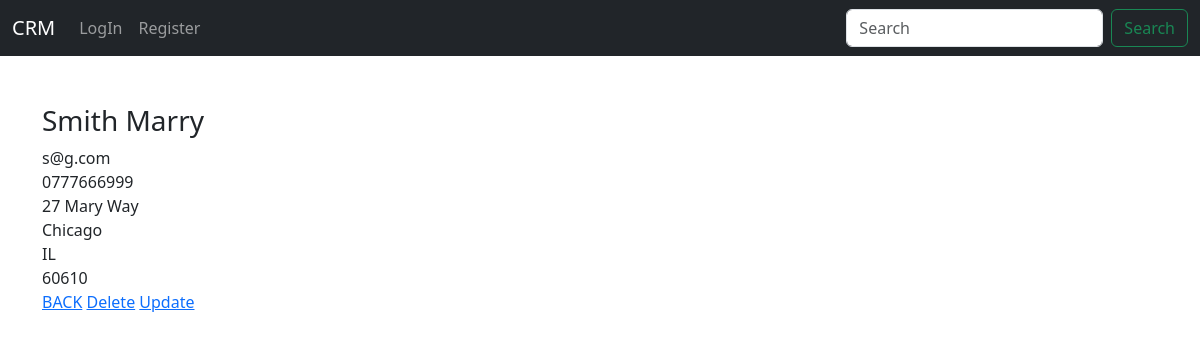
Screenshot of /cusotomer_record/2 with the database file from the repository.
### website/models.py (models this page shows)
class Record(models.Model):
	created_at = models.DateTimeField(auto_now_add=True)
	first_name = models.CharField(max_length=50)
	last_name = models.CharField(max_length=50)
	email = models.EmailField(max_length=50)
	phone = models.CharField(max_length=50)
	address = models.CharField(max_length=50)
	city = models.CharField(max_length=50)
	state = models.CharField(max_length=50)
	zipcode = models.CharField(max_length=20)
	def __str__(self):
		return f'{self.first_name} {self.last_name}'

### website/views.py (the view)
# urls.py: path("cusotomer_record/<int:pk>", views.customer_record, name='customer-record'),
def customer_record(request, pk):
	cust_rec = Record.objects.get(id=pk)
	context = {"cust_rec": cust_rec}
	return render(request, 'customer_record.html', context=context)

### templates/customer_record.html (shortened to what this page needs)
{% extends "base.html" %}
{% block content %}
 <br>
 <br>
    <h3> {{cust_rec.first_name}} {{cust_rec.last_name}} </h3>
    {{cust_rec.email}}<br>
    {{cust_rec.phone}}<br>
    {{cust_rec.address}}<br>
    {{cust_rec.city}}<br>
    {{cust_rec.state}}<br>
    {{cust_rec.zipcode}}<br>
    <a href="{% url 'home' %}">BACK</a>
    <a href="{% url "delete-record" cust_rec.id %}">Delete</a>
    <a href="{% url "update-record" cust_rec.id %}">Update</a>
{% endblock content %}

### rows the page displays
Record: first_name "Smith", last_name "Marry", email "s@g.com", phone "0777666999", address "27 Mary Way", city "Chicago", state "IL", zipcode "60610"
